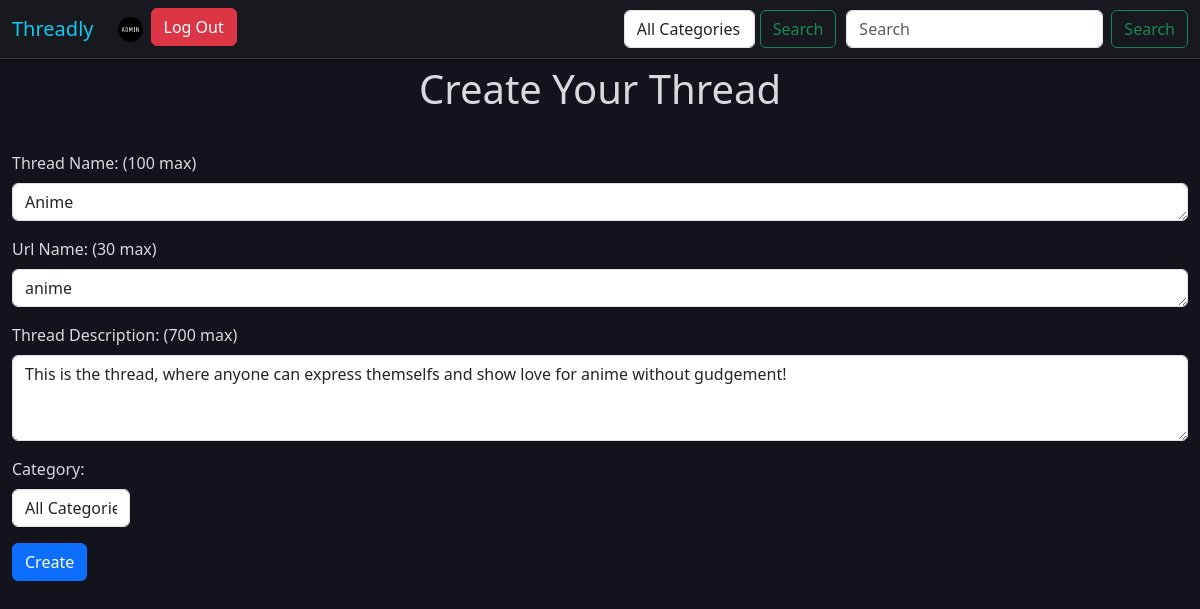
Screenshot of /create_thread.php?thread=anime (signed in) with the database file from the repository.
### tables this page shows
CREATE TABLE `users` (
  `login` varchar(50) NOT NULL,
  `name` varchar(50) NOT NULL,
  `surname` varchar(50) NOT NULL,
  `email` varchar(50) NOT NULL,
  `password` varchar(255) NOT NULL,
  `birth_date` date NOT NULL,
  `role` enum('user','admin') NOT NULL DEFAULT 'user',
  `pfp` varchar(255) NOT NULL DEFAULT 'default_pfp.png',
  `about` varchar(100) DEFAULT NULL
);

CREATE TABLE `threads` (
  `name` varchar(100) NOT NULL,
  `url_name` varchar(30) NOT NULL,
  `user_login` varchar(50) NOT NULL,
  `description` varchar(700) NOT NULL,
  `date` date NOT NULL DEFAULT current_timestamp(),
  `status` enum('Public','Private') NOT NULL,
  `name_category` varchar(50) NOT NULL,
  `pinned_post` int(11) DEFAULT NULL
);

### create_thread.php (the view, shortened to what this page needs)
<?php
include 'header.php';
$conn = mysqli_connect($DB_HOST, $DB_USER, $DB_PASS, $DB_NAME) or die('Nie można się połączyć z bazą');
$thread = $_GET['thread'] ?? '';
$thread_verif = 'SELECT * FROM `threads` WHERE `url_name`="'.$thread.'" LIMIT 1;';
$result = mysqli_query($conn, $thread_verif);
if ($result && mysqli_num_rows($result) > 0)
{
    $_thread = mysqli_fetch_assoc($result);
}
$name = isset($_SESSION['thread_data']['name']) ? htmlspecialchars($_SESSION['thread_data']['name']) : (!empty($_thread['name']) ? $_thread['name'] : '');
$description = isset($_SESSION['thread_data']['description']) ? htmlspecialchars($_SESSION['thread_data']['description']) : (!empty($_thread['name']) ? $_thread['description'] : '');
$url_name = isset($_SESSION['thread_data']['url_name']) ? htmlspecialchars($_SESSION['thread_data']['url_name']) : (!empty($_thread['name']) ? $_thread['url_name'] : '');
?>
<!DOCTYPE html>
<html lang="en">
<head>
    <link href="https://cdn.jsdelivr.net/npm/bootstrap@5.3.3/dist/css/bootstrap.min.css" rel="stylesheet">
    <link rel="stylesheet" href="style.css">
</head>
<body>
<section class="row justify-content-center">
      <?php
        echo create_header();
        if (!isset($_SESSION['user_login']))
        {
            notloggedin();
        }
        else
        {
            loggedin($_SESSION['user_login']);
        }
        echo end_header();
      ?>
        <section class="row justify-content-center black-bg">
            <p class="text-center fs-1">Create Your Thread<p>
            <form action=<?php echo "create_thread_handler.php?thread=".$thread; ?> method="POST">
                <div class="mb-3">
                  <label for="name" class="form-label" id="name_label">Thread Name: (100 max)</label>
                  <textarea class="form-control" id="name" name="name" rows="1" ><?php echo $name; ?></textarea>
                </div>
                <div class="mb-3">
                  <label for="url_name" class="form-label" id="url_name_label">Url Name: (30 max)</label>
                  <textarea class="form-control" id="url_name" name="url_name" rows="1" ><?php echo $url_name; ?></textarea>
                </div>
                <div class="mb-3">
                  <label for="description" class="form-label" id="description_label">Thread Description: (700 max)</label>
                  <textarea class="form-control" id="description" name="description" rows="3"><?php echo $description; ?></textarea>
                </div>
                <div class="mb-3">
                <label for="category" class="form-label" id="category_label">Category: </label>
                <?php
                echo '<select name="category" class="form-control mr-2" style="width:10%;">
                <option value="">All Categories</option>';
              echo '</select>';
                ?>
                </div>
                <button type="submit" class="btn btn-primary">Create</button>
            </form>
        </section>
     </section>
</body>
</html>

### header.php (shortened to what this page needs)
<?php
function create_header()
{
    echo '<section class="row justify-content-center header">
    <nav class="navbar navbar-expand-lg lblack-bg">
      <div class="container-fluid">
          <a class="navbar-brand text-info" href="show_thread.php">Threadly</a>
          <button class="navbar-toggler" type="button" data-bs-toggle="collapse" data-bs-target="#navbarSupportedContent" aria-controls="navbarSupportedContent" aria-expanded="false" aria-label="Toggle navigation">
            <span class="navbar-toggler-icon"></span>
          </button>
          <div class="collapse navbar-collapse" id="navbarSupportedContent">
            <ul class="navbar-nav me-auto mb-2 mb-lg-0"\>';
}
function loggedin($user_login)
{
  require 'config.php';
  $conn = mysqli_connect($DB_HOST, $DB_USER, $DB_PASS, $DB_NAME) or die('Nie można się połączyć z bazą');
  $q = 'SELECT * FROM users WHERE `login` = "'.$user_login.'";';
  $result = mysqli_query($conn, $q);
  $user = mysqli_fetch_assoc($result);
  echo '
  <li class="nav-item">
    <a class="nav-link text-light" href="profile.php?user='.$user_login.'"><img src="uploads/pfp/'.$user['pfp'].'" style="width: 25px; height: 25px; border-radius: 50%;"></a>
  </li>
  <li class="nav-item">
    <a href="logout.php" class="btn btn-danger">Log Out</a>
  </li>';
}
function end_header()
{
    require 'config.php';
    $conn = mysqli_connect($DB_HOST, $DB_USER, $DB_PASS, $DB_NAME) or die('Nie można się połączyć z bazą');
    $q = 'SELECT * FROM category ORDER BY name ASC;';
    $result = mysqli_query($conn, $q);
    echo '</ul>
    <form class="d-flex" action="show_thread.php" method="GET" style="margin-right: 10px;">
              <select name="category" class="form-control mr-2">
                <option value="">All Categories</option>';
              echo '</select>
              <button class="btn btn-outline-success" type="submit" style="margin-left: 5px;">Search</button>
        </form>
            <form class="d-flex" role="search" action="show_thread.php" method="GET">
              <input class="form-control me-2" type="search" placeholder="Search" aria-label="Search" name="search">
              <button class="btn btn-outline-success" type="submit">Search</button>
            </form>
          </div>
      </div>
    </nav>
  </section>';
}
?>

### style.css (style rules this page uses)
body { margin: 0px; background-color: #12131b; color: #D7DADC; line-height: 1.5; }
.black-bg { background-color: #12131b; color: #D7DADC; line-height: 1.5; }
.lblack-bg { background-color: #18191f; color: #D7DADC; line-height: 1.5; }
.header { border-bottom: 1px solid #333; box-shadow: 0 2px 5px rgba(0, 0, 0, 0.3); position: sticky; z-index: 1000; top:0; }

### rows the page displays
users: pfp (picture)
threads: name "Anime", url_name "anime", description "This is the thread, where anyone can express themselfs and show love for anime without gudgement!"
